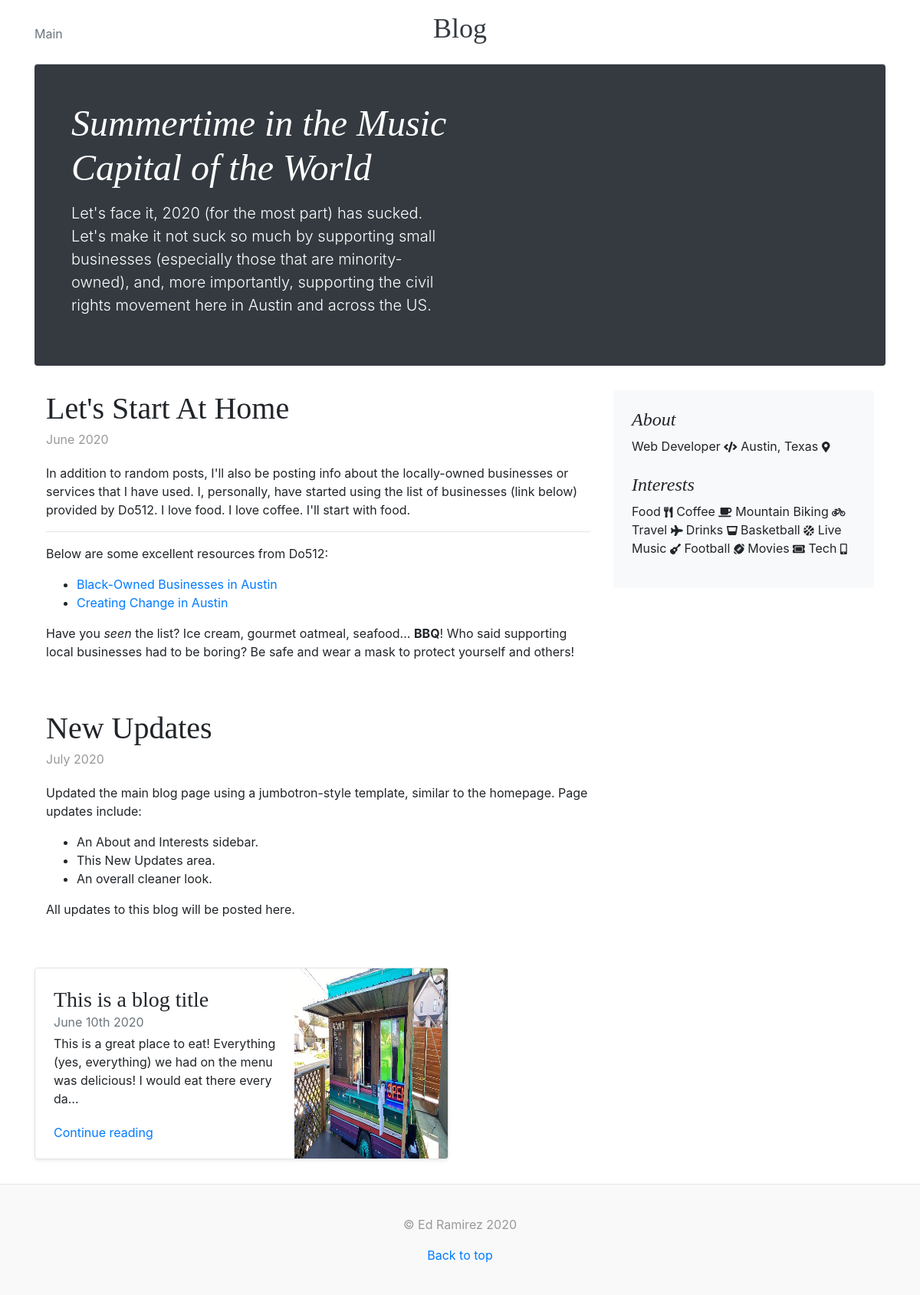
Page /blog/ on the earlier database version.
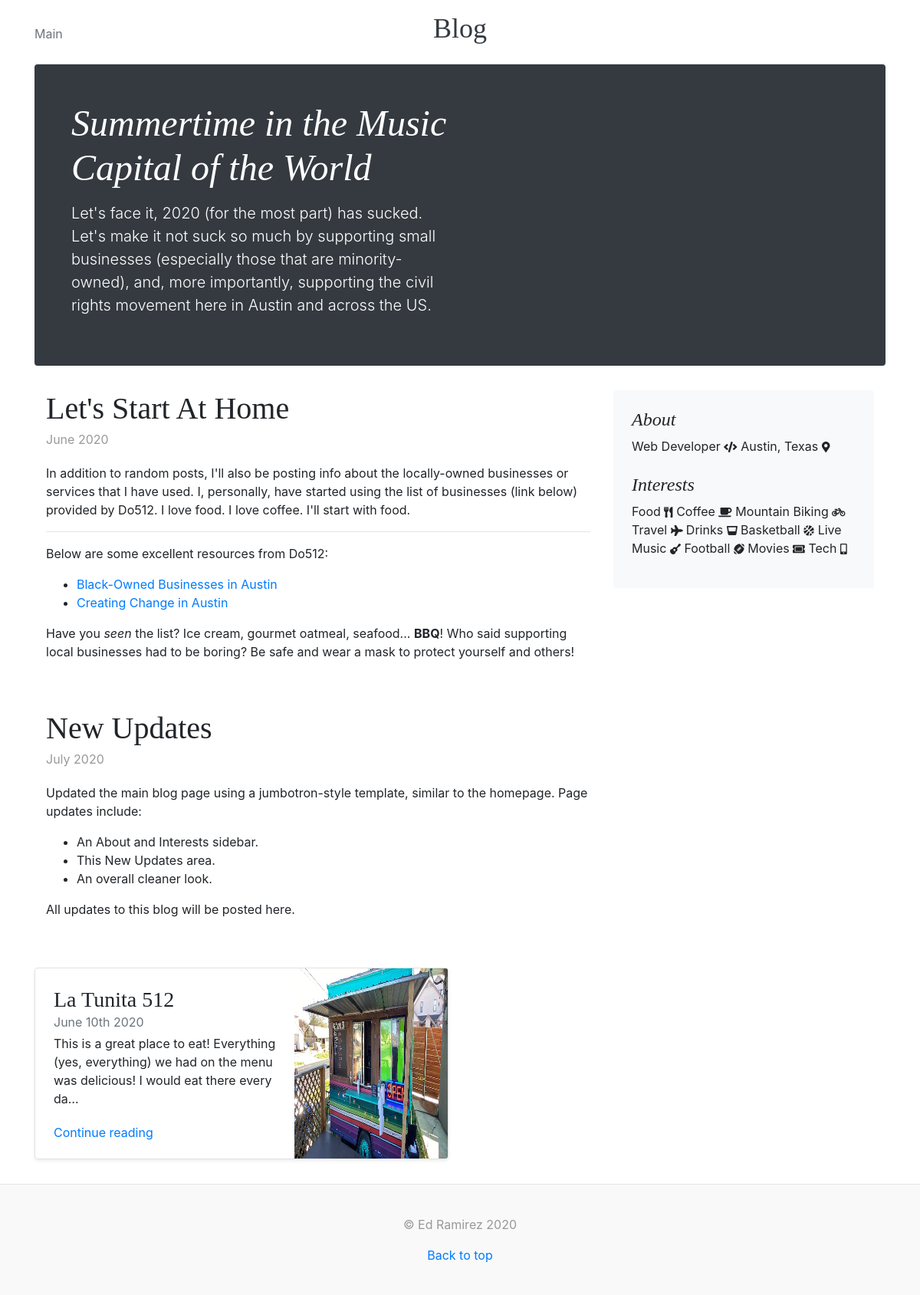
Same page on the later database version.
### blog/models.py (models this page shows, shortened)
class Blog(models.Model):
    title = models.CharField(max_length=200)
    description = models.TextField(max_length=600)
    date = models.DateField()
    image = models.ImageField(upload_to='portfolio/images/')
    url = models.URLField(blank=True)

### blog/views.py (the view)
# urls.py: path('', views.all_blogs, name='all_blogs'),
def all_blogs(request):
    blogs = Blog.objects.order_by('-date')
    return render(request, 'blog/all_blogs.html', {'blogs':blogs})

### blog/templates/blog/all_blogs.html (shortened to what the changed rows need)
{% load static %}
{% block content %}
<!doctype html>
<html lang="en">
  <head>
    <link rel="stylesheet" href="https://stackpath.bootstrapcdn.com/bootstrap/4.5.0/css/bootstrap.min.css">
    <link href="{% static "portfolio/blog.css" %}" rel="stylesheet">
  </head>
  <body>
    <div class="container">
  <div class="jumbotron p-4 p-md-5 text-white rounded bg-dark">
    <div class="col-md-6 px-0">
      <h1 class="display-4 font-italic">Summertime in the Music Capital of the World</h1>
    </div>
  </div>
  <main role="main" class="container">
    <div class="row">
      <div class="col-md-8 blog-main">
        <div class="blog-post">
          <h2 class="blog-post-title">Let's Start At Home</h2>
        </div>
        <div class="blog-post">
          <h2 class="blog-post-title">New Updates</h2>
        </div>
      </div>
    </div>
  </main>
  <div class="row mb-2">
  {% for blog in blogs %}
    <div class="col-md-6">
      <div class="row no-gutters border rounded overflow-hidden flex-md-row mb-4 shadow-sm h-md-250 position-relative">
        <div class="col p-4 d-flex flex-column position-static">
          <h3 class="mb-0">{{ blog.title }}</h3>
          <div class="mb-1 text-muted">{{ blog.date|date:'F jS Y'}}</div>
          <p class="card-text mb-auto">{{ blog.description |striptags| truncatechars:120 }}</p>
          <a href="{% url 'blog:detail' blog.id %}" style="text-decoration: none">Continue reading</a>
        </div>
        <div class="col-auto d-none d-lg-block">
          <img src="{{ blog.image.url }}" class="img-responsive" width="200" height="250" preserveAspectRatio="xMidYMid slice" focusable="false" role="img" aria-label="Image" <rect width="100%" height="100%" fill="#55595c"/>
        </div>
      </div>
    </div>
{% endfor %}
  </div>
</div>
</body>
</html>
{% endblock %}

Differences in the rows shown:
changed Blog: title "This is a blog title" → "La Tunita 512"
